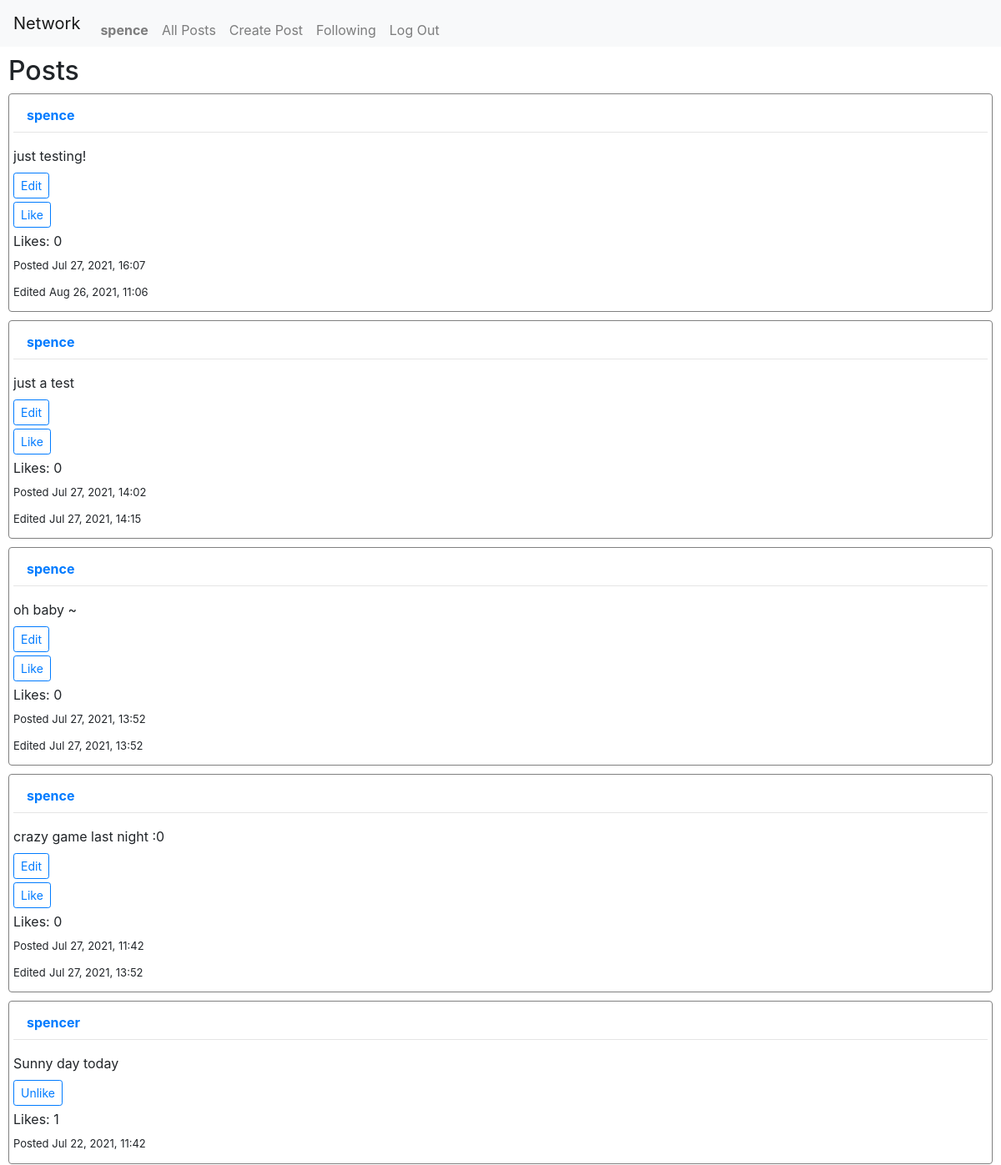
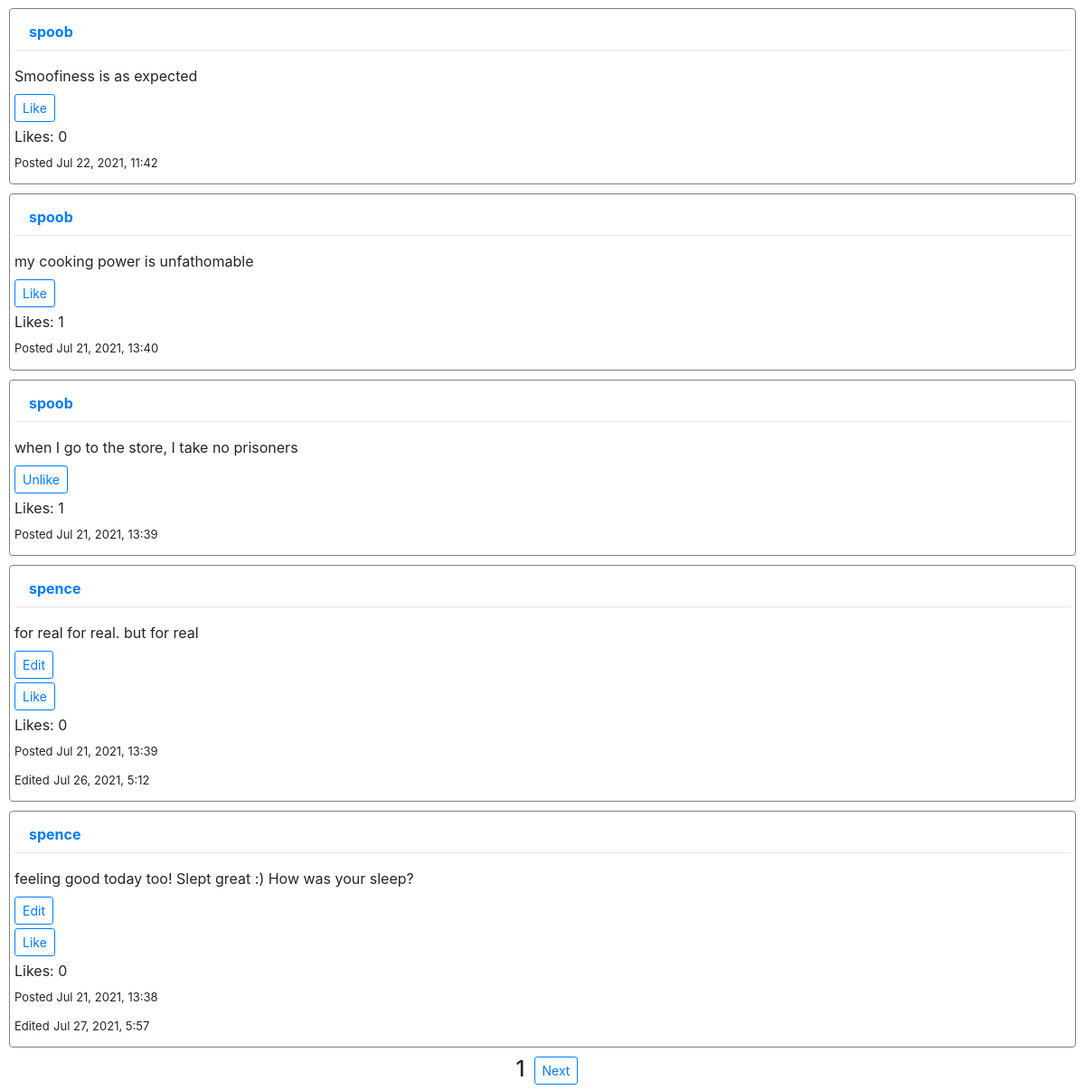
Page / (signed in) on the committed database (2 pictures, top to bottom).
### network/models.py (models this page shows)
class User(AbstractUser):
    pass

class Post(models.Model):
    user = models.ForeignKey(
        "User", on_delete=models.CASCADE, related_name="posts_made")
    content = models.TextField(blank=True, null=True)
    post_timestamp = models.DateTimeField(auto_now_add=True)
    edit_timestamp = models.DateTimeField(blank=True, null=True)
    likes = models.IntegerField(default=0, null=True, blank=True)

### network/views.py (the view)
# urls.py: path("", views.index, name="index"),
def index(request):
    total_posts = Post.objects.all()
    pagenum = 1
    if request.user.is_authenticated:
        likes = Like.objects.filter(user=request.user)
        likes = [like.post.id for like in likes]
    else:
        likes = ""
    if request.method == "POST":
        pagenum = int(request.POST["pagenum"])
        num = (pagenum - 1) * 10
        ten_posts = Post.objects.order_by("-post_timestamp")[num:pagenum*10]  # if on page 1, display posts 0-9, if on page 2, display posts 10-19, etc.
    else:
        ten_posts = Post.objects.order_by("-post_timestamp")[:10]
    context = {
            "posts": ten_posts,
            "total_posts": len(total_posts),
            "pagenum": pagenum,
            "page_posts": len(ten_posts),
            "likes": likes
        }
    return render(request, "network/index.html", context)

### network/templates/network/index.html (shortened to what this page needs)
{% extends "network/layout.html" %}
{% block posts %}
<h2>Posts</h2>
{% include "network/display_posts.html" %}
{% endblock %}
{% block nextpages %}
{% if total_posts > 10 %}
    <div class="pagination">
        <h4 id="page-number">{{ pagenum }}</h4>
        {% if page_posts >= 10 %}
            <form id="next-page" action="{% url 'index' %}" method="POST">
                <button class="btn btn-sm btn-outline-primary" id="next-btn">Next</button>
            </form>
        {% endif %}
    </div>
{% endif %}
{% endblock %}

### network/templates/network/layout.html (shortened to what this page needs)
{% load static %}
<!DOCTYPE html>
<html lang="en">
<head>
    <link rel="stylesheet" href="https://stackpath.bootstrapcdn.com/bootstrap/4.4.1/css/bootstrap.min.css"
>
    <link href="{% static 'network/styles.css' %}" rel="stylesheet">
</head>
<body>
    <nav class="navbar navbar-expand-lg navbar-light bg-light">
        <a class="navbar-brand" href="">Network</a>
        <div>
            <ul class="navbar-nav mr-auto">
                {% if user.is_authenticated %}
                <li class="nav-item">
                    <a class="nav-link" href="{% url 'profile' user.id %}"><strong>{{ user.username }}</strong></a>
                </li>
                {% endif %}
                <li class="nav-item">
                    <a class="nav-link" href="{% url 'index' %}">All Posts</a>
                </li>
                {% if user.is_authenticated %}
                <li class="nav-item">
                    <a class="nav-link" href="{% url 'new' %}">Create Post</a>
                </li>
                <li class="nav-item">
                    <a class="nav-link" href="{% url 'following' %}">Following</a>
                </li>
                <li class="nav-item">
                    <a class="nav-link" href="{% url 'logout' %}">Log Out</a>
                </li>
                {% endif %}
            </ul>
        </div>
    </nav>
    <div class="page-posts">
        {% block posts %}
        {% endblock %}
    </div>
    <div class="next-pages">
        {% block nextpages %}
        {% endblock %}
    </div>
</body>
</html>

### network/templates/network/display_posts.html (shortened to what this page needs)
{% for post in posts %}
    <div class="post" id="{{ post.id }}">
        <a class="nav-link" href="{% url 'profile' post.user.id %}"><p><strong>{{ post.user }}</strong></p></a>
        <hr>
        <p class="content" id="post-edit-{{ post.id }}">{{ post.content }}</p>
        {% if user.is_authenticated %}
            {% if user.id == post.user.id %}
                <button id="edit-{{ post.id }}" class="edit btn btn-sm btn-outline-primary">Edit</button>
            {% endif %}
        <form class="like-form" id="form-like-{{ post.id }}" action="{% url 'like' post.id %}" method="POST">
            {% if post.id in likes %}
                <button class="like btn btn-sm btn-outline-primary" type="button" id="like-{{ post.id }}">Unlike</button>
            {% else %}
                <button class="like btn btn-sm btn-outline-primary" type="button" id="like-{{ post.id }}">Like</button>
            {% endif %}
        </form>
        {% endif %}
        <div class="likes-div">
            <label for="likes-like-{{ post.id }}" class="likes">Likes: </label>
            <p id="likes-like-{{ post.id }}" class="likes">{{ post.likes }}</p>
        </div>
        <div class="timestamp-div" id="timestamp-div-{{ post.id }}">
            <p class="datetime">Posted {{ post.post_timestamp|date:"M d, Y, G:i" }}</p>
            {% if post.edit_timestamp %}
                <div class="edit-timestamp-div">
                    <label class="edit-timestamp datetime">Edited </label>
                    <p class="edit-timestamp datetime" id="edited-timestamp-{{ post.id }}">{{ post.edit_timestamp|date:"M d, Y, G:i" }}</p>
                </div>
            {% endif %}
        </div>
    </div>
{% endfor %}

### network/static/network/styles.css (style rules this page uses)
.body, .page-posts, .next-pages { margin-right: 10px; margin-left: 10px; }
h2 { margin-top: 10px; }
.post { border: solid 1px grey; border-radius: 4px; padding: 5px; margin-bottom: 10px; }
.nav-link { height: 1.5rem; }
.post p { margin-bottom: 0.5rem; }
.pagination { justify-content: center; }
#page-number { margin-right: 10px; margin-left: 10px; }
.btn { margin-bottom: 4px; }
.likes { display: inline-block; }
.datetime { font-size: small; }
.edit-timestamp { display: inline-block; }

### rows in the picture
User: username "spence"
Post: user "spence", content "just testing!", likes "0", post_timestamp "Jul 27, 2021, 16:07", edit_timestamp "Aug 26, 2021, 11:06"
Post: user "spence", content "just a test", likes "0", post_timestamp "Jul 27, 2021, 14:02", edit_timestamp "Jul 27, 2021, 14:15"
Post: user "spence", content "oh baby ~", likes "0", post_timestamp "Jul 27, 2021, 13:52", edit_timestamp "Jul 27, 2021, 13:52"
Post: user "spence", content "crazy game last night :0", likes "0", post_timestamp "Jul 27, 2021, 11:42", edit_timestamp "Jul 27, 2021, 13:52"
Post: user "spencer", content "Sunny day today", likes "1", post_timestamp "Jul 22, 2021, 11:42"
Post: user "spoob", content "Smoofiness is as expected", likes "0", post_timestamp "Jul 22, 2021, 11:42"
Post: user "spoob", content "my cooking power is unfathomable", likes "1", post_timestamp "Jul 21, 2021, 13:40"
Post: user "spoob", content "when I go to the store, I take no prisoners", likes "1", post_timestamp "Jul 21, 2021, 13:39"
Post: user "spence", content "for real for real. but for real", likes "0", post_timestamp "Jul 21, 2021, 13:39", edit_timestamp "Jul 26, 2021, 5:12"
Post: user "spence", content "feeling good today too! Slept great :) How was your sleep?", likes "0", post_timestamp "Jul 21, 2021, 13:38", edit_timestamp "Jul 27, 2021, 5:57"

### other values in the picture
{{ pagenum }} "1"
